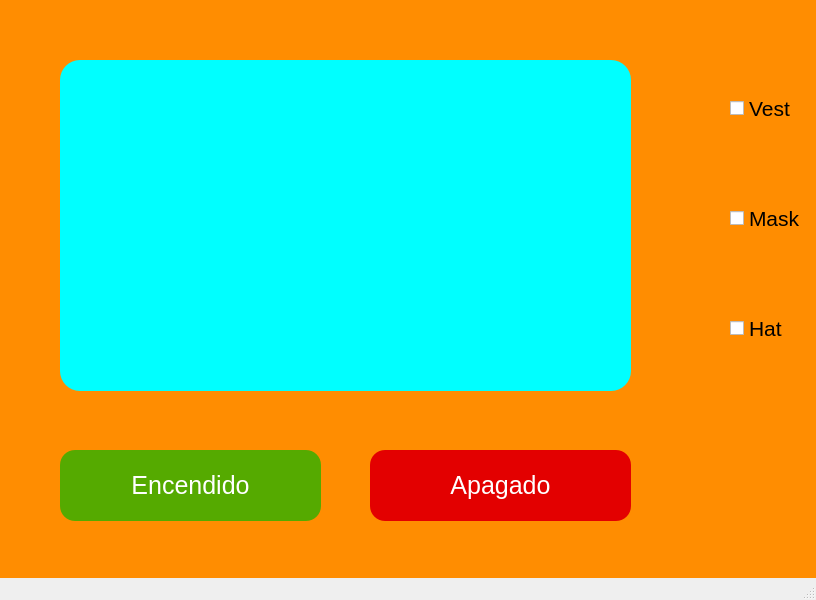
<?xml version="1.0" encoding="UTF-8"?>
<ui version="4.0">
 <class>MainWindow</class>
 <widget class="QMainWindow" name="MainWindow">
  <property name="geometry">
   <rect>
    <x>0</x>
    <y>0</y>
    <width>816</width>
    <height>600</height>
   </rect>
  </property>
  <property name="windowTitle">
   <string>MainWindow</string>
  </property>
  <property name="styleSheet">
   <string notr="true">QWidget#centralwidget{
background-color: #ff8d01;
}</string>
  </property>
  <widget class="QWidget" name="centralwidget">
   <widget class="QPushButton" name="Encendido">
    <property name="geometry">
     <rect>
      <x>60</x>
      <y>450</y>
      <width>261</width>
      <height>71</height>
     </rect>
    </property>
    <property name="styleSheet">
     <string notr="true">QPushButton#Encendido{
background-color: #55aa00;
border-radius: 15px;
color: #fff;
font-family: 'Roboto';
font-size: 25px;
}
</string>
    </property>
    <property name="text">
     <string>Encendido</string>
    </property>
   </widget>
   <widget class="QLabel" name="CuadroCam">
    <property name="geometry">
     <rect>
      <x>60</x>
      <y>60</y>
      <width>571</width>
      <height>331</height>
     </rect>
    </property>
    <property name="styleSheet">
     <string notr="true">QLabel#CuadroCam{
	border-radius: 20px;
	background-color:#00ffff;
}</string>
    </property>
    <property name="text">
     <string/>
    </property>
    <property name="alignment">
     <set>Qt::AlignCenter</set>
    </property>
   </widget>
   <widget class="QPushButton" name="Apagado">
    <property name="geometry">
     <rect>
      <x>370</x>
      <y>450</y>
      <width>261</width>
      <height>71</height>
     </rect>
    </property>
    <property name="styleSheet">
     <string notr="true">QPushButton#Apagado{
background-color: #e30000;
border-radius: 15px;
color: #fff;
font-family: 'Roboto';
font-size: 25px;
}</string>
    </property>
    <property name="text">
     <string>Apagado</string>
    </property>
   </widget>
   <widget class="QPushButton" name="Exit">
    <property name="geometry">
     <rect>
      <x>740</x>
      <y>20</y>
      <width>61</width>
      <height>51</height>
     </rect>
    </property>
    <property name="styleSheet">
     <string notr="true"/>
    </property>
    <property name="text">
     <string/>
    </property>
    <property name="flat">
     <bool>true</bool>
    </property>
   </widget>
   <widget class="QLabel" name="ImgExit">
    <property name="geometry">
     <rect>
      <x>740</x>
      <y>10</y>
      <width>61</width>
      <height>71</height>
     </rect>
    </property>
    <property name="text">
     <string/>
    </property>
    <property name="pixmap">
     <pixmap>../../../Descargas/exit2.png</pixmap>
    </property>
   </widget>
   <widget class="QWidget" name="verticalLayoutWidget">
    <property name="geometry">
     <rect>
      <x>650</x>
      <y>60</y>
      <width>81</width>
      <height>321</height>
     </rect>
    </property>
    <layout class="QVBoxLayout" name="verticalLayout">
     <property name="spacing">
      <number>8</number>
     </property>
     <item>
      <widget class="QLabel" name="label_3">
       <property name="text">
        <string/>
       </property>
       <property name="pixmap">
        <pixmap>iloveimg-resized/PPE_VEST.png</pixmap>
       </property>
      </widget>
     </item>
     <item>
      <widget class="QLabel" name="label_2">
       <property name="text">
        <string/>
       </property>
       <property name="pixmap">
        <pixmap>iloveimg-resized/PPE_MASK.png</pixmap>
       </property>
      </widget>
     </item>
     <item>
      <widget class="QLabel" name="label">
       <property name="text">
        <string/>
       </property>
       <property name="pixmap">
        <pixmap>iloveimg-resized/PPE_HAT.png</pixmap>
       </property>
      </widget>
     </item>
    </layout>
   </widget>
   <widget class="QCheckBox" name="ChekMask">
    <property name="geometry">
     <rect>
      <x>730</x>
      <y>208</y>
      <width>71</width>
      <height>21</height>
     </rect>
    </property>
    <property name="font">
     <font>
      <pointsize>16</pointsize>
     </font>
    </property>
    <property name="text">
     <string>Mask</string>
    </property>
    <property name="iconSize">
     <size>
      <width>30</width>
      <height>30</height>
     </size>
    </property>
    <property name="tristate">
     <bool>false</bool>
    </property>
   </widget>
   <widget class="QCheckBox" name="CheckVest">
    <property name="geometry">
     <rect>
      <x>730</x>
      <y>98</y>
      <width>61</width>
      <height>21</height>
     </rect>
    </property>
    <property name="font">
     <font>
      <pointsize>16</pointsize>
     </font>
    </property>
    <property name="text">
     <string>Vest</string>
    </property>
    <property name="iconSize">
     <size>
      <width>30</width>
      <height>30</height>
     </size>
    </property>
    <property name="tristate">
     <bool>false</bool>
    </property>
   </widget>
   <widget class="QCheckBox" name="CheckHat">
    <property name="geometry">
     <rect>
      <x>730</x>
      <y>318</y>
      <width>61</width>
      <height>21</height>
     </rect>
    </property>
    <property name="font">
     <font>
      <pointsize>16</pointsize>
     </font>
    </property>
    <property name="text">
     <string>Hat</string>
    </property>
    <property name="iconSize">
     <size>
      <width>30</width>
      <height>30</height>
     </size>
    </property>
    <property name="tristate">
     <bool>false</bool>
    </property>
   </widget>
   <zorder>ImgExit</zorder>
   <zorder>Encendido</zorder>
   <zorder>CuadroCam</zorder>
   <zorder>Apagado</zorder>
   <zorder>Exit</zorder>
   <zorder>verticalLayoutWidget</zorder>
   <zorder>ChekMask</zorder>
   <zorder>CheckVest</zorder>
   <zorder>CheckHat</zorder>
  </widget>
  <widget class="QStatusBar" name="statusbar"/>
  <widget class="QMenuBar" name="menuBar">
   <property name="geometry">
    <rect>
     <x>0</x>
     <y>0</y>
     <width>816</width>
     <height>21</height>
    </rect>
   </property>
  </widget>
  <action name="actionHola">
   <property name="text">
    <string>Hola</string>
   </property>
  </action>
  <action name="actionHola_2">
   <property name="text">
    <string>Hola</string>
   </property>
  </action>
 </widget>
 <resources/>
 <connections/>
</ui>
